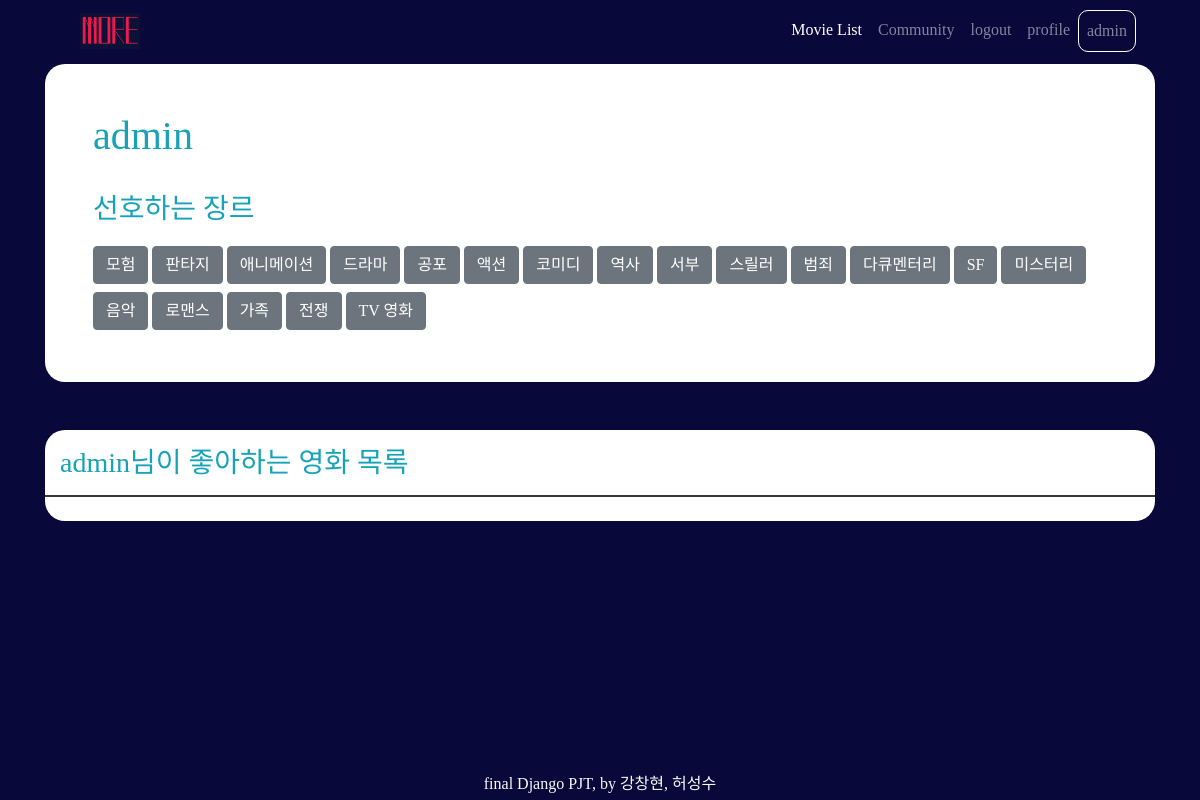
Page /accounts/detail/admin/ (signed in) on the committed database.
### accounts/models.py (models this page shows)
class User(AbstractUser):
    followers = models.ManyToManyField(settings.AUTH_USER_MODEL,related_name='followings')

### movies/models.py (models this page shows, shortened)
class Genre(models.Model):
    id = models.IntegerField(primary_key=True)
    name = models.CharField(max_length=150)
    gen_users = models.ManyToManyField(settings.AUTH_USER_MODEL, related_name="like_gens", blank=True)

### accounts/views.py (the view)
# urls.py: path('detail/<str:username>/', views.detail, name='detail'),
def detail(request, username):
    User = get_user_model()
    user = get_object_or_404(User, username=username)
    genre = Genre.objects.all()
    context = {
        'user': user,
        'genre': genre,
    }
    return render(request, 'accounts/detail.html', context)

### accounts/templates/accounts/detail.html (shortened to what this page needs)
{% extends 'base.html' %}
{% block content %}
<div class='bg-white mb-5 p-5' style="border-radius: 20px;">
  <h1 class='text-info'>{{ user.username }}</h1>
  {% if request.user == user %}
  <h3 class="my-3 pt-3 text-info">선호하는 장르</h3>
  {% for gen in genre %}
    {% if gen in request.user.like_gens.all %}
      <button class="btn btn-danger my-1" data-pk="{{ gen.pk }}" >{{ gen.name }}</button>
    {% else %}
      <button class="btn btn-secondary my-1" data-pk="{{ gen.pk }}">{{ gen.name }}</button>
    {% endif %}
  {% endfor %}
  {% endif %}
</div>
<section class="container bg-white mb-5 pb-4" style="border-radius: 20px;">
  <h3 class="my-3 pt-3 text-info">{{ user.username }}님이 좋아하는 영화 목록</h3>
  <div class="row border border-dark mt-3">
    </div>
</section>
{% endblock %}

### templates/base.html (shortened to what this page needs)
<!DOCTYPE html>
{% load bootstrap4 %}
<html lang="ko">
<head>
    <link rel="stylesheet" href="https://stackpath.bootstrapcdn.com/bootstrap/4.4.1/css/bootstrap.min.css">
    <link rel="stylesheet" href="https://use.fontawesome.com/releases/v5.13.0/css/all.css">
</head>
<body>
    <nav class="navbar fixed-top navbar-expand-lg navbar-dark mx-5 pt-2">
        <a class="navbar-brand ml-3" href="{% url 'movies:index' %}">
          <img src="/media/logo.jpg" width="60" height="36" class="d-inline-block align-top" alt="" loading="lazy">
        </a>
      <div class="collapse navbar-collapse" id="navbarNav">
        <ul class="navbar-nav ml-auto">
          <li class="nav-item active ml-auto">
            <a class="nav-link" href="{% url 'movies:index' %}">Movie List <span class="sr-only">(current)</span></a>
          </li>
          <li class="nav-item ml-auto">
            <a class="nav-link" href="{% url 'movies:community' %}">Community</a>
          </li>
          <li class="nav-item ml-auto">
            {% if request.user.is_authenticated %}
            <a class="nav-link" href="{% url 'accounts:logout' %}">logout </a>
          </li>
          <li class="nav-item ml-auto">
            <a class="nav-link" href="{% url 'accounts:detail' request.user.username %}">profile</a>
          </li>
          <li class="nav-item ml-auto">
            <a class="nav-link" href="{% url 'accounts:detail' request.user.username %}"
              style=" border: 1px solid white; border-radius: 10px;">{{ request.user.username }}</a>
          </li>
          {% endif %}
        </ul>
      </div>
    </nav>
    <div class='container mt-3 pt-5'>
        {% block content %}
        {% endblock %}
    </div>
</body>
<footer class="fixed-bottom text-center text-light d-flex justify-content-center align-items-center pt-1">
    <p class="mb-1">final Django PJT, by 강창현, 허성수</p>
</footer>
</html>

### templates/base.html (style rules this page uses)
body, footer, nav { background-color: rgb(8, 8, 59); font-family: 'MaplestoryOTFBold'; }

### rows in the picture
User: user.username "admin", username "admin"
Genre: name "모험"
Genre: name "판타지"
Genre: name "애니메이션"
Genre: name "드라마"
Genre: name "공포"
Genre: name "액션"
Genre: name "코미디"
Genre: name "역사"
Genre: name "서부"
Genre: name "스릴러"
Genre: name "범죄"
Genre: name "다큐멘터리"
Genre: name "SF"
Genre: name "미스터리"
Genre: name "음악"
Genre: name "로맨스"
Genre: name "가족"
Genre: name "전쟁"
Genre: name "TV 영화"
